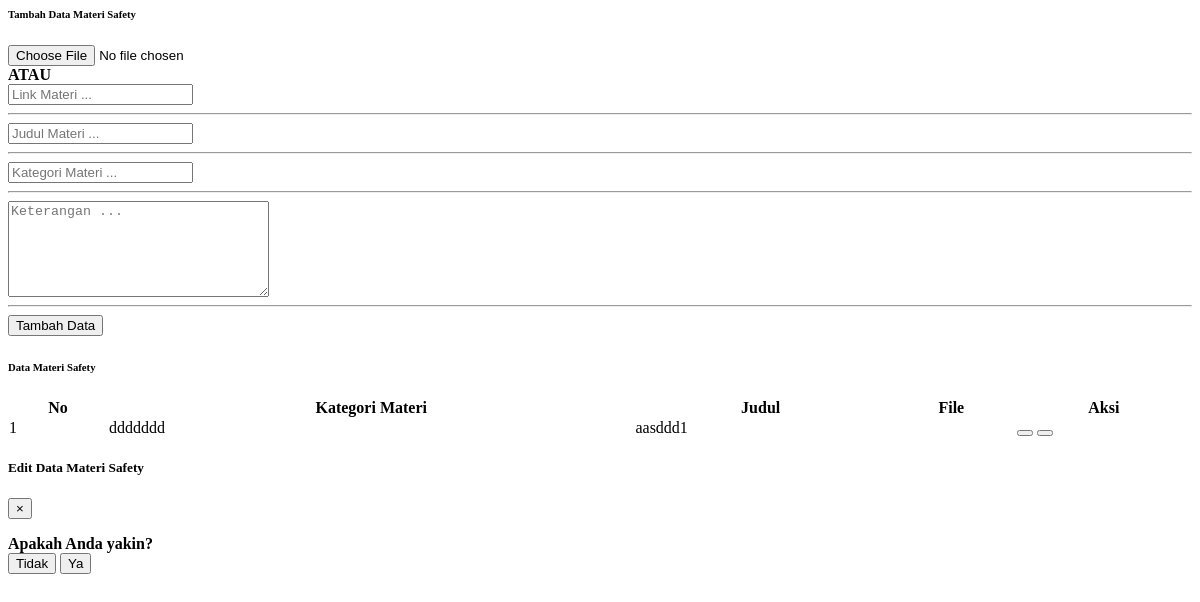
/module/admin/materiTraining/dataMateriSafety.php, run on an earlier commit of the app's database.
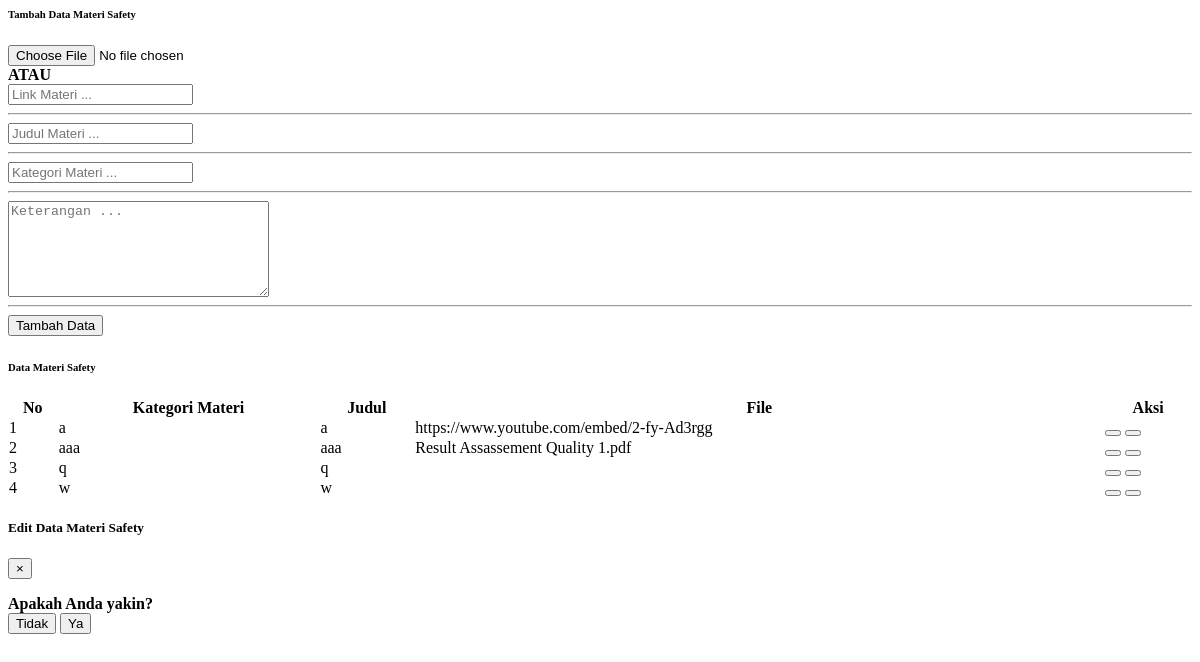
And on a later commit of the database.
### tables this page shows
CREATE TABLE `tabel_materi_safety` (
  `id_materi_safety` int(11) NOT NULL,
  `kategori_materi` varchar(100) NOT NULL,
  `judul_materi` varchar(100) NOT NULL,
  `keterangan_materi` text NOT NULL,
  `file_materi` text NOT NULL,
  `tipe` enum('link','file') NOT NULL,
  `tanggal_upload` date NOT NULL
);

### module/admin/materiTraining/dataMateriSafety.php (the view, shortened to what the changed rows need)
<?php
  include "../process/proses_adminDataMateriSafety.php";
?>
<body>
<div class="container-fluid" id="dataMateri">
    <div class="card shadow mb-4">
        <div class="card-body">
            <div class="table-responsive">
                <table class="table table-bordered" id="dataTable" width="100%" cellspacing="0">
                    <thead>
                        <tr class="text-center">
                            <th>No</th>
                            <th>Kategori Materi</th>
                            <th>Judul</th>
                            <th>File</th>
                            <th>Aksi</th>
                        </tr>
                    </thead>
                    <tbody>
                    <?php
                        $queryTampilData = "SELECT * FROM tabel_materi_safety;
                            ";
                        $resultTampilData = mysqli_query($con, $queryTampilData);
                        $index = 1;
                        if(mysqli_num_rows($resultTampilData) > 0){
                            while($rowTampilData = mysqli_fetch_assoc($resultTampilData)){
                    ?>
                        <tr class="text-center" id-materi="<?php echo $rowTampilData["id_materi_safety"] ?>">
                            <td ><?php echo $index; ?></td>
                            <td class="kategoriMateri"><?php echo $rowTampilData["kategori_materi"]; ?></td>
                            <td class="judulMateri"><?php echo $rowTampilData["judul_materi"]; ?></td>
                            <td class="fileMateri"><?php echo $rowTampilData["file_materi"]; ?></td>
                            <td>
                                <button type="button" class="btn btn-primary edit-dataMateriSafety-admin" data-toggle="modal" data-target="#editDataMateriSafetyModal" id_materiSafetyEdit="<?php echo $rowTampilData["id_materi_safety"];?>">
                                </button>
                                <button type="button" class="btn btn-danger hapus-dataMateriSafety-admin" data-toggle="modal" data-target="#hapusDataMateriSafetyModal" id_materi_safety="<?php echo $rowTampilData["id_materi_safety"];?>">
                                </button>
                            </td>
                        </tr>
                    <?php
                        $index++;
                        }
                    ?>
                    <?php
                    }   else{
                    ?>
                        <!-- <div>
                            <p>Data Operator tidak tersedia</p>
                        </div> -->
                    <?php
                    }
                    ?>
                    </tbody>
                </table>
            </div>
        </div>
    </div>
</div>
</body>

What changed in the data, as far as the page shows it:
removed tabel_materi_safety: kategori_materi "ddddddd", judul_materi "aasddd1"
added tabel_materi_safety: kategori_materi "a", judul_materi "a", file_materi "https://www.youtube.com/embed/2-fy-Ad3rgg"
added tabel_materi_safety: kategori_materi "aaa", judul_materi "aaa", file_materi "Result Assassement Quality 1.pdf"
added tabel_materi_safety: kategori_materi "q", judul_materi "q"
added tabel_materi_safety: kategori_materi "w", judul_materi "w"
